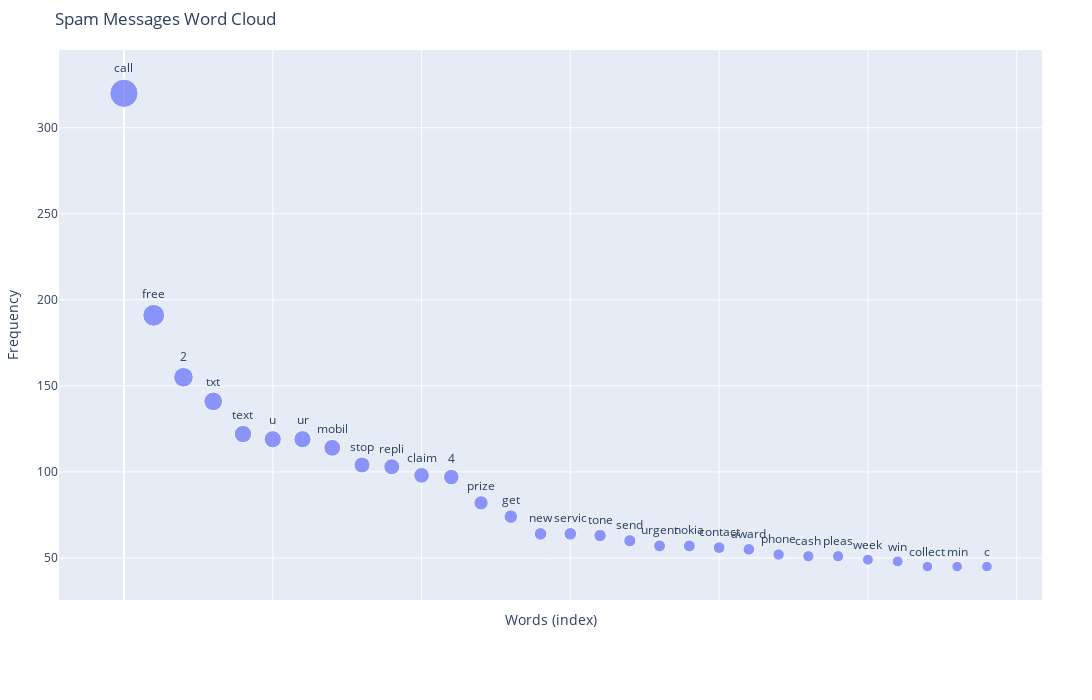

The notebook cell this image was saved under:
### Code cell
from collections import Counter

spam_words = " ".join(df[df['Target'] == 1]['Processed_Text'])
word_freq = Counter(spam_words.split())

word_freq_df = pd.DataFrame(word_freq.items(), columns=['Word', 'Frequency'])
word_freq_df = word_freq_df.sort_values(by="Frequency", ascending=False).head(30)

fig = px.scatter(
    word_freq_df, x=range(len(word_freq_df)), y="Frequency",
    size="Frequency", text="Word",
    title="Spam Messages Word Cloud",
    labels={'x': "Words (index)", 'y': "Frequency"}
)

fig.update_traces(textposition='top center', textfont_size=12)
fig.update_xaxes(showticklabels=False)
fig.update_layout(
    xaxis=dict(tickangle=-45),  # Rotate labels for better readability
    height=700, width=1200,  # Increase figure size
    margin=dict(l=50, r=50, t=50, b=100)  # Adjust margins
)

# Show the plot
fig.show()

### Figure 1 — Plotly figure (JSON) as saved in the notebook; plotly's stock layout.template omitted (floating-point values rounded to 4 significant figures)
{"data": [{"hovertemplate": "Words (index)=%{x}<br>Frequency=%{marker.size}<br>Word=%{text}<extra></extra>", "legendgroup": "", "marker": {"color": "#636efa", "size": [320, 191, 155, 141, 122, 119, 119, 114, 104, 103, 98, 97, 82, 74, 64, 64, 63, 60, 57, 57, 56, 55, 52, 51, 51, 49, 48, 45, 45, 45], "sizemode": "area", "sizeref": 0.8, "symbol": "circle"}, "mode": "markers+text", "name": "", "orientation": "v", "showlegend": false, "text": ["call", "free", "2", "txt", "text", "u", "ur", "mobil", "stop", "repli", "claim", "4", "prize", "get", "new", "servic", "tone", "send", "urgent", "nokia", "contact", "award", "phone", "cash", "pleas", "week", "win", "collect", "min", "c"], "textfont": {"size": 12}, "textposition": "top center", "type": "scatter", "x": [0, 1, 2, 3, 4, 5, 6, 7, 8, 9, 10, 11, 12, 13, 14, 15, 16, 17, 18, 19, 20, 21, 22, 23, 24, 25, 26, 27, 28, 29], "xaxis": "x", "y": [320, 191, 155, 141, 122, 119, 119, 114, 104, 103, 98, 97, 82, 74, 64, 64, 63, 60, 57, 57, 56, 55, 52, 51, 51, 49, 48, 45, 45, 45], "yaxis": "y"}], "layout": {"height": 700, "legend": {"itemsizing": "constant", "tracegroupgap": 0}, "margin": {"b": 100, "l": 50, "r": 50, "t": 50}, "title": {"text": "Spam Messages Word Cloud"}, "width": 1200, "xaxis": {"anchor": "y", "domain": [0, 1], "showticklabels": false, "tickangle": -45, "title": {"text": "Words (index)"}}, "yaxis": {"anchor": "x", "domain": [0, 1], "title": {"text": "Frequency"}}}}
